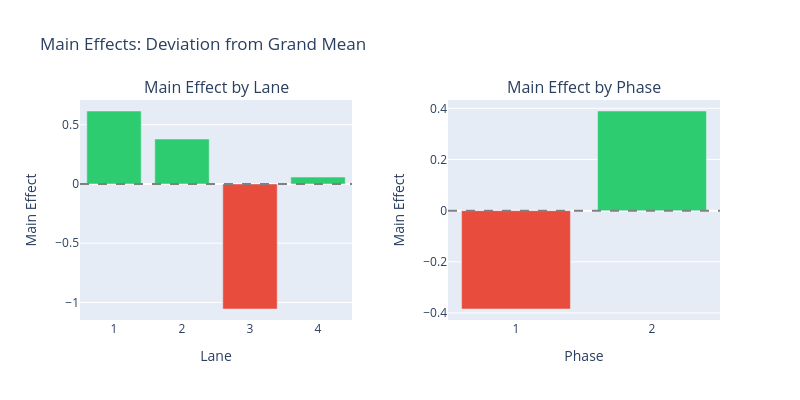

The code cell stored with this chart in its notebook:
### Code cell
import plotly.graph_objects as go
from plotly.subplots import make_subplots

# Create main effects bar charts
fig = make_subplots(
    rows=1, cols=2,
    subplot_titles=('Main Effect by Lane', 'Main Effect by Phase'),
    horizontal_spacing=0.15
)

# Lane effects
lane_effects = result_xbar.effects['lane']
colors = ['#2ecc71' if x >= 0 else '#e74c3c' for x in lane_effects['Main_Effect']]
fig.add_trace(
    go.Bar(
        x=lane_effects['lane'].astype(str),
        y=lane_effects['Main_Effect'],
        marker_color=colors,
        name='Lane',
        showlegend=False
    ),
    row=1, col=1
)

# Phase effects
phase_effects = result_xbar.effects['phase']
colors = ['#2ecc71' if x >= 0 else '#e74c3c' for x in phase_effects['Main_Effect']]
fig.add_trace(
    go.Bar(
        x=phase_effects['phase'].astype(str),
        y=phase_effects['Main_Effect'],
        marker_color=colors,
        name='Phase',
        showlegend=False
    ),
    row=1, col=2
)

fig.add_hline(y=0, line_dash="dash", line_color="gray", row=1, col=1)
fig.add_hline(y=0, line_dash="dash", line_color="gray", row=1, col=2)

fig.update_layout(
    title='Main Effects: Deviation from Grand Mean',
    height=400,
    width=800
)
fig.update_xaxes(title_text="Lane", row=1, col=1)
fig.update_xaxes(title_text="Phase", row=1, col=2)
fig.update_yaxes(title_text="Main Effect", row=1, col=1)
fig.update_yaxes(title_text="Main Effect", row=1, col=2)

fig.show()

### Figure 1 — Plotly figure (JSON) as saved in the notebook; plotly's stock layout.template omitted (floating-point values rounded to 4 significant figures)
{"data": [{"marker": {"color": ["#2ecc71", "#2ecc71", "#e74c3c", "#2ecc71"]}, "name": "Lane", "showlegend": false, "type": "bar", "x": ["1", "2", "3", "4"], "xaxis": "x", "y": [0.6158, 0.3793, -1.055, 0.05814], "yaxis": "y"}, {"marker": {"color": ["#e74c3c", "#2ecc71"]}, "name": "Phase", "showlegend": false, "type": "bar", "x": ["1", "2"], "xaxis": "x2", "y": [-0.3846, 0.3895], "yaxis": "y2"}], "layout": {"annotations": [{"font": {"size": 16}, "showarrow": false, "text": "Main Effect by Lane", "x": 0.2125, "xanchor": "center", "xref": "paper", "y": 1.0, "yanchor": "bottom", "yref": "paper"}, {"font": {"size": 16}, "showarrow": false, "text": "Main Effect by Phase", "x": 0.7875, "xanchor": "center", "xref": "paper", "y": 1.0, "yanchor": "bottom", "yref": "paper"}], "height": 400, "shapes": [{"line": {"color": "gray", "dash": "dash"}, "type": "line", "x0": 0, "x1": 1, "xref": "x domain", "y0": 0, "y1": 0, "yref": "y"}, {"line": {"color": "gray", "dash": "dash"}, "type": "line", "x0": 0, "x1": 1, "xref": "x2 domain", "y0": 0, "y1": 0, "yref": "y2"}], "title": {"text": "Main Effects: Deviation from Grand Mean"}, "width": 800, "xaxis": {"anchor": "y", "domain": [0.0, 0.425], "title": {"text": "Lane"}}, "xaxis2": {"anchor": "y2", "domain": [0.575, 1.0], "title": {"text": "Phase"}}, "yaxis": {"anchor": "x", "domain": [0.0, 1.0], "title": {"text": "Main Effect"}}, "yaxis2": {"anchor": "x2", "domain": [0.0, 1.0], "title": {"text": "Main Effect"}}}}
